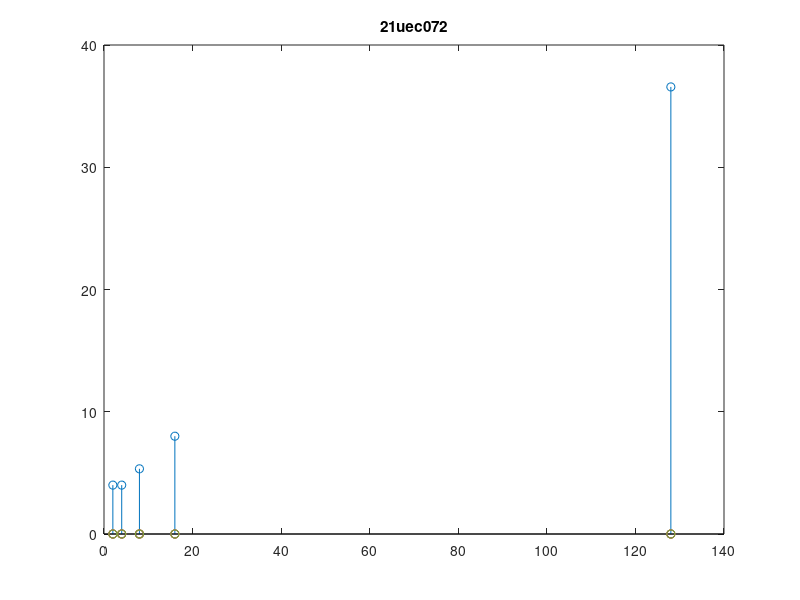

The MATLAB source for this figure:
clc;
clear all;
close all;

N = [2,4,8,16,128];
speed_fac = zeros(length(N));

for i = 1:length(N)
    speed_fac(i) = 2*N(i)/log2(N(i));
end

figure()
stem(N,speed_fac);
title("21uec072");